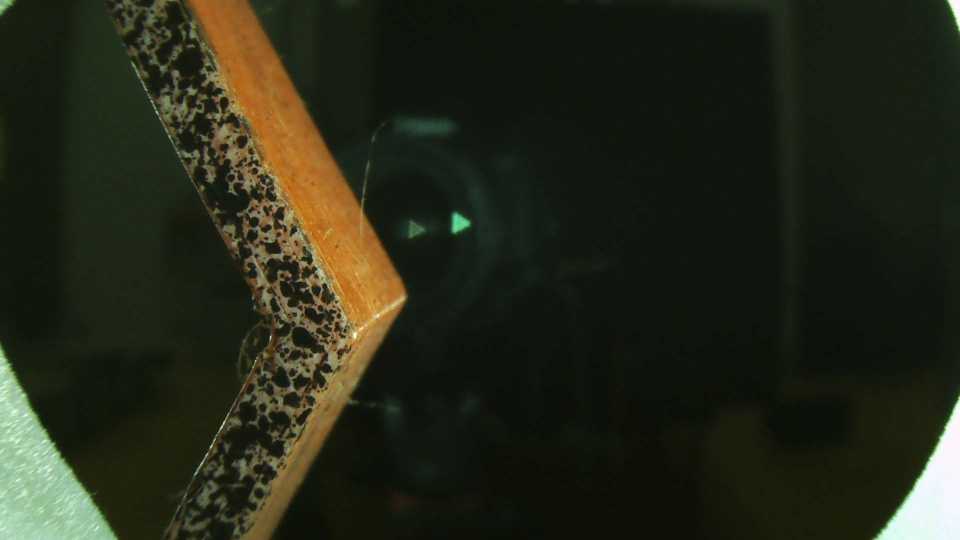
#> input picture lens_correction/Frame_[1920, 1080, 60].jpg, 1920 x 1080 px (shown at 1/2 size)
$ python macrobloking_detection.py
#> lines starting #> are read from the running program, lines starting #| are printed output that depends on the picture
import cv2

# Načtěte fotku
img = cv2.imread('Frame_[1920, 1080, 60].jpg', 0)
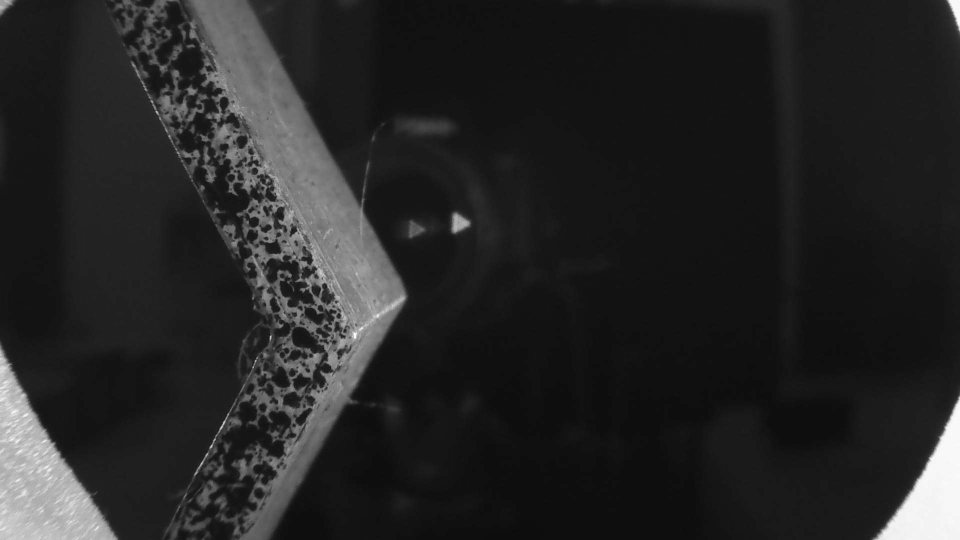
#> img: shape (1080, 1920) (shown at 1/2 size); min 10, max 255, mean 37.5
img = img[600:650, 530:580]
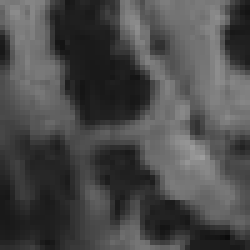
#> img: shape (50, 50) (shown 5 times larger); min 11, max 156, mean 74.3

"""# Zobrazte výsledný obrázek
cv2.namedWindow('D', cv2.WINDOW_NORMAL)
cv2.imshow('D', img[600:650, 530:580])
cv2.waitKey(0)
cv2.destroyAllWindows()"""

# Detekce hran
edges = cv2.Canny(img, 300, 300)
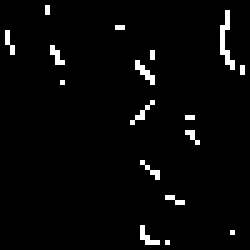
#> edges: shape (50, 50) (shown 5 times larger); 2.9% white in thin lines or dots

# Získání kontur
contours, _ = cv2.findContours(edges, cv2.RETR_EXTERNAL, cv2.CHAIN_APPROX_SIMPLE)
#> contours = 17 contours, all with area under 20

# Vykreslení kontur na originální obrázek
result_img = cv2.drawContours(img.copy(), contours, -1, (255, 0, 0), 1)
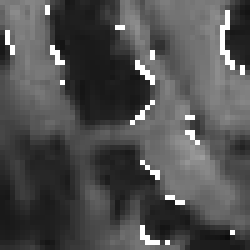
#> result_img: shape (50, 50) (shown 5 times larger); min 11, max 255, mean 79.4

# Zobrazte výsledný obrázek
cv2.namedWindow('Detekce', cv2.WINDOW_NORMAL)
cv2.imshow('Detekce', result_img)
cv2.waitKey(0)
cv2.destroyAllWindows()

$ run again, with lens_correction/Frame_[1280, 760, 100].jpg copied over lens_correction/Frame_[1920, 1080, 60].jpg
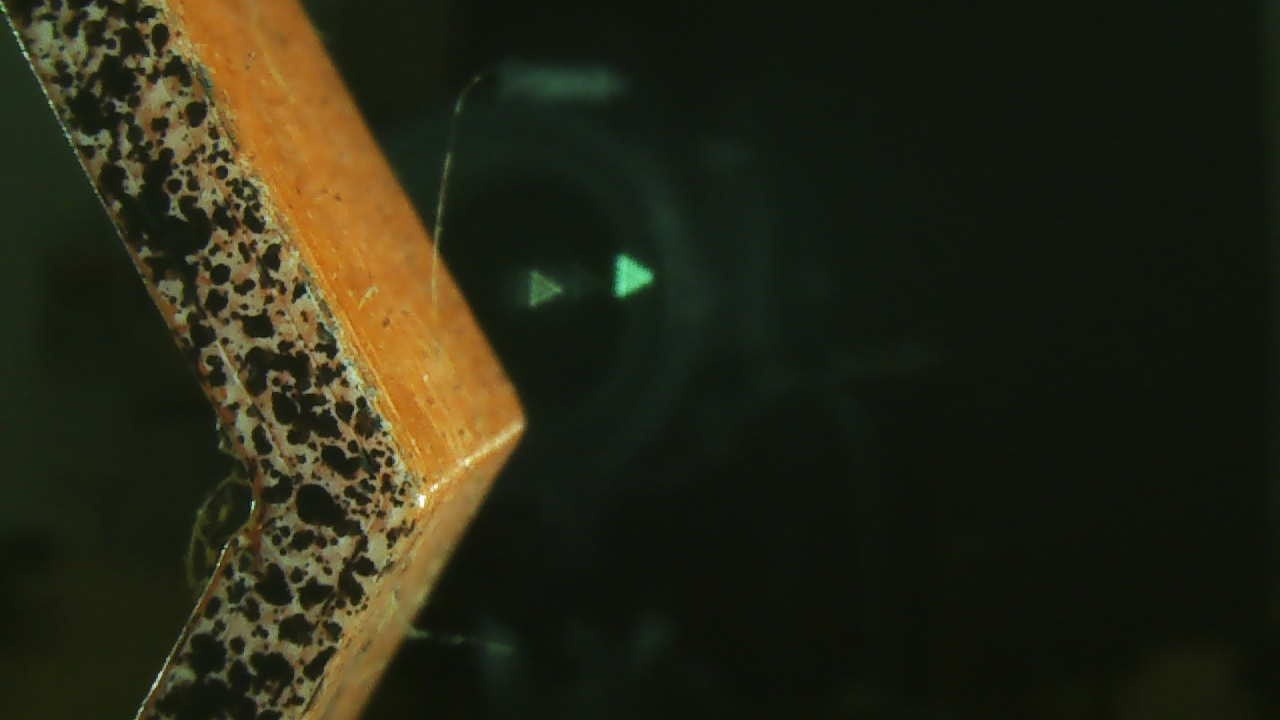
#> input picture lens_correction/Frame_[1280, 760, 100].jpg, 1280 x 720 px
#> `img = cv2.imread('Frame_[1920, 1080, 60].jpg', 0)`:
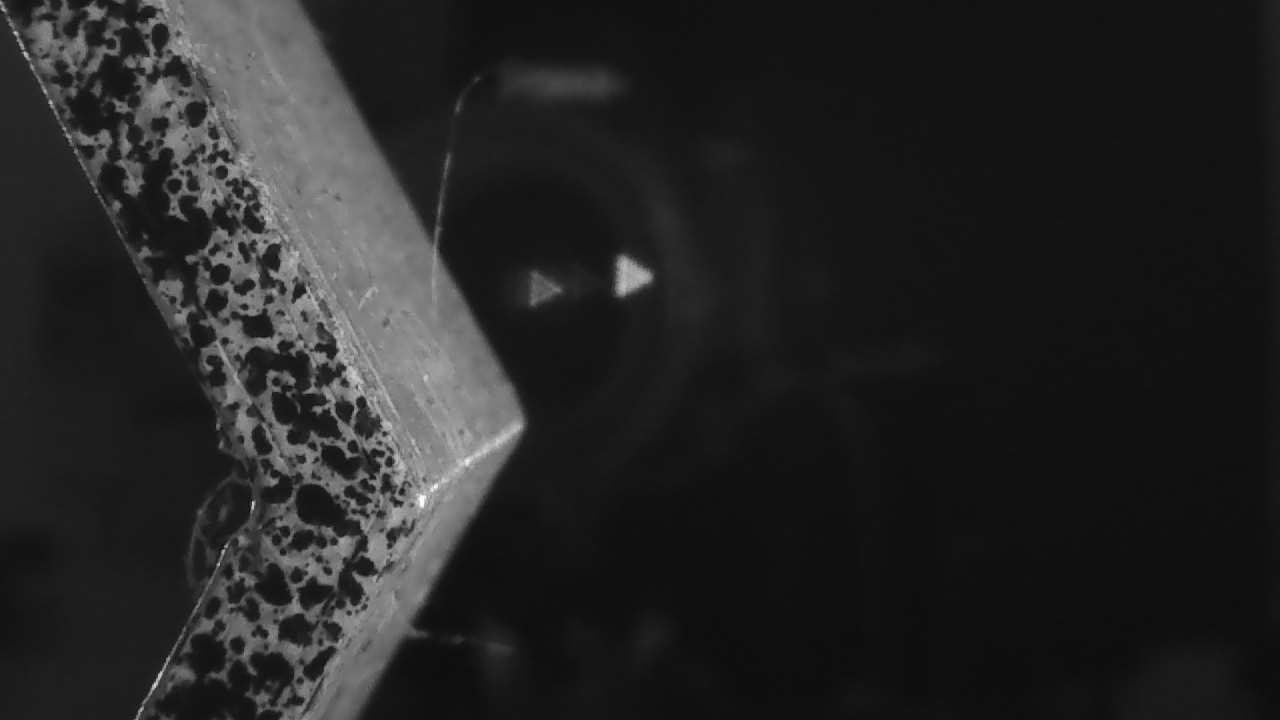
#> img: shape (720, 1280); min 9, max 255, mean 37.1
#> `img = img[600:650, 530:580]`:
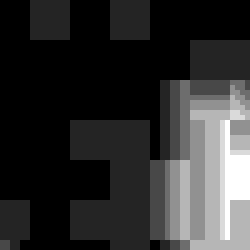
#> img: shape (50, 50) (shown 5 times larger); min 16, max 23, mean 17.3; drawn with min black and max white
#> edges: shape (50, 50); every value is 0
#> contours = []
